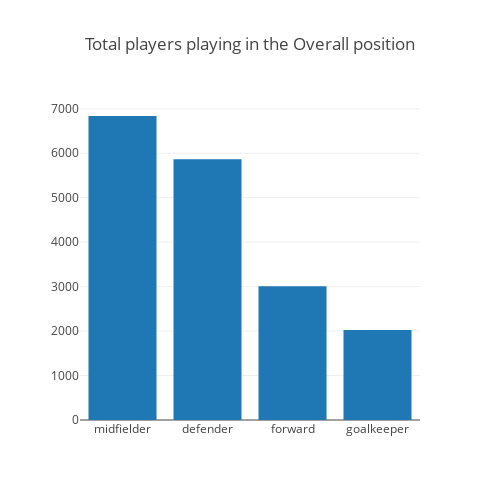

The notebook cell saved with this chart:
### Code cell
# sns.countplot(data['Overall_position'])
tm = data['Overall_position'].value_counts()
plt_data = [go.Bar(
    x = tm.index,
    y = tm
    )]
layout = go.Layout(
    autosize=False,
    width=500,
    height=500,
    title = "Total players playing in the Overall position"
)
fig = go.Figure(data=plt_data, layout=layout)
iplot(fig)

### Figure 1 — Plotly figure (JSON) as saved in the notebook; plotly's stock layout.template omitted (floating-point values rounded to 4 significant figures)
{"data": [{"type": "bar", "uid": "82d11bdb-e1ee-4724-8fe4-4eb0956c1cb5", "x": ["midfielder", "defender", "forward", "goalkeeper"], "y": [6838, 5866, 3008, 2025]}], "layout": {"autosize": false, "height": 500, "title": {"text": "Total players playing in the Overall position"}, "width": 500, "xaxis": {"autorange": true, "range": [-0.5, 3.5], "type": "category"}, "yaxis": {"autorange": true, "range": [0, 7198.0], "type": "linear"}}}
